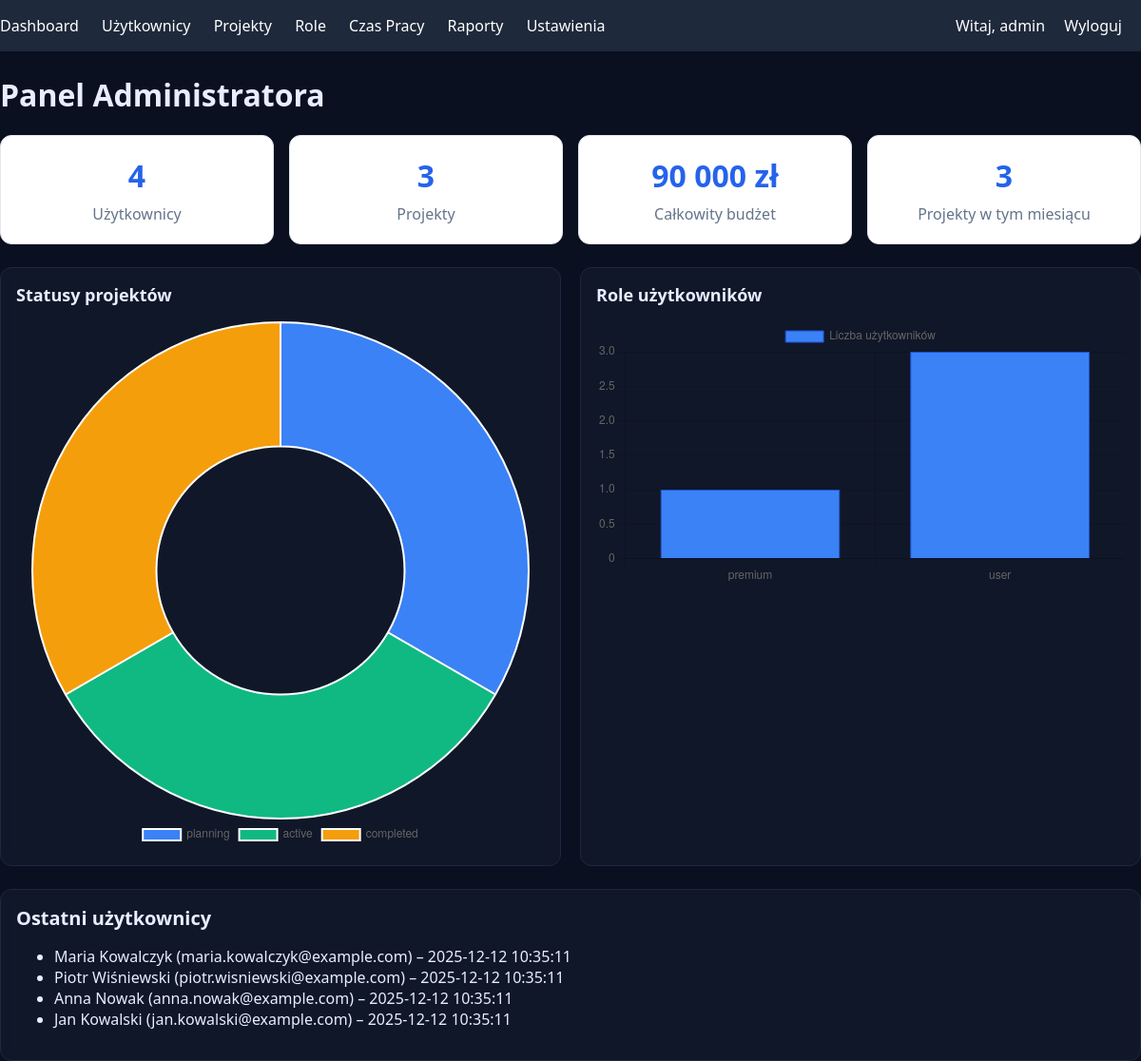
Screenshot of /admin (signed in) with the database file from the repository.
### tables this page shows
CREATE TABLE IF NOT EXISTS `users` (
  `id` INT UNSIGNED NOT NULL AUTO_INCREMENT,
  `name` VARCHAR(120) NOT NULL,
  `email` VARCHAR(190) NOT NULL UNIQUE,
  `created_at` TIMESTAMP NOT NULL DEFAULT CURRENT_TIMESTAMP,
  PRIMARY KEY (`id`)
);

### src/Controllers/Admin/AdminController.php (called while the page is built, shortened)
<?php declare(strict_types=1);
final class AdminController {
    public function dashboard(): void {
        $pdo = Database::getConnection($this->config['db']);
        $userModel = new User($pdo);
        $projectModel = new Project($pdo);
        $userRoleModel = new UserRole($pdo);
        $users = $userModel->getAll();
        $projects = $projectModel->getAll();
        $projectStats = $projectModel->getStats();
        $roleStats = $userRoleModel->getRoleStats();
        $title = 'Panel Administratora';
        require __DIR__ . '/../../Views/admin/dashboard.php';
    }
}

### src/Models/User.php (called while the page is built, shortened)
<?php
final class User {
    public function getAll(): array {
        $stmt = $this->pdo->query('SELECT id, name, email, department, position, hire_date, salary, is_active, created_at FROM users ORDER BY id DESC');
        return $stmt->fetchAll() ?: [];
    }
}

### src/Models/Project.php (called while the page is built, shortened)
<?php declare(strict_types=1);
final class Project {
    public function getAll(): array {
        $stmt = $this->pdo->query('
            SELECT p.*, a.username as created_by_name
            FROM projects p
            LEFT JOIN admins a ON p.created_by = a.id
            ORDER BY p.created_at DESC
        ');
        return $stmt->fetchAll() ?: [];
    }
    public function getStats(): array {
        $stats = [];
        $stmt = $this->pdo->query('SELECT status, COUNT(*) as count FROM projects GROUP BY status');
        $statusCounts = $stmt->fetchAll();
        $stats['by_status'] = array_column($statusCounts, 'count', 'status');
        $stmt = $this->pdo->query('SELECT SUM(budget) as total_budget FROM projects WHERE budget IS NOT NULL');
        $stats['total_budget'] = $stmt->fetchColumn() ?: 0;
        $stmt = $this->pdo->query('SELECT COUNT(*) as count FROM projects WHERE MONTH(created_at) = MONTH(NOW()) AND YEAR(created_at) = YEAR(NOW())');
        $stats['this_month'] = $stmt->fetchColumn() ?: 0;
        return $stats;
    }
}

### src/Models/UserRole.php (called while the page is built, shortened)
<?php declare(strict_types=1);
final class UserRole {
    public function getRoleStats(): array {
        $stmt = $this->pdo->query('
            SELECT
                COALESCE(ur.role, "user") as role,
                COUNT(*) as count
            FROM users u
            LEFT JOIN user_roles ur ON u.id = ur.user_id
            GROUP BY COALESCE(ur.role, "user")
        ');
        return $stmt->fetchAll() ?: [];
    }
}

### src/Views/admin/dashboard.php (the view, shortened to what this page needs)
<!doctype html>
<html lang="pl">
<head>
    <link rel="stylesheet" href="/css/style.css" />
</head>
<body>
    <nav class="admin-nav">
        <div class="container">
                  <div>
                      <a href="/admin">Dashboard</a>
                      <a href="/admin/users">Użytkownicy</a>
                      <a href="/admin/projects">Projekty</a>
                      <a href="/admin/user-roles">Role</a>
                      <a href="/admin/work-time">Czas Pracy</a>
                      <a href="/admin/reports">Raporty</a>
                      <a href="/admin/settings">Ustawienia</a>
                  </div>
            <div>
                <span>Witaj, <?= htmlspecialchars($_SESSION['admin_username'], ENT_QUOTES, 'UTF-8') ?></span>
                <a href="/logout" style="margin-left: 16px;">Wyloguj</a>
            </div>
        </div>
    </nav>
    <div class="container">
        <h1><?= htmlspecialchars($title, ENT_QUOTES, 'UTF-8') ?></h1>
        <div class="stats-grid">
            <div class="stat-card">
                <div class="stat-number"><?= count($users) ?></div>
                <div class="stat-label">Użytkownicy</div>
            </div>
            <div class="stat-card">
                <div class="stat-number"><?= count($projects) ?></div>
                <div class="stat-label">Projekty</div>
            </div>
            <div class="stat-card">
                <div class="stat-number"><?= number_format((float)$projectStats['total_budget'], 0, ',', ' ') ?> zł</div>
                <div class="stat-label">Całkowity budżet</div>
            </div>
            <div class="stat-card">
                <div class="stat-number"><?= $projectStats['this_month'] ?></div>
                <div class="stat-label">Projekty w tym miesiącu</div>
            </div>
        </div>
        <div class="charts-grid">
            <div class="card">
                <h3>Statusy projektów</h3>
                <canvas id="projectStatusChart" width="400" height="200"></canvas>
            </div>
            <div class="card">
                <h3>Role użytkowników</h3>
                <canvas id="userRolesChart" width="400" height="200"></canvas>
            </div>
        </div>
        <div class="card">
            <h2>Ostatni użytkownicy</h2>
            <?php if (!empty($users)): ?>
                <ul>
                    <?php foreach (array_slice($users, 0, 5) as $user): ?>
                        <li>
                            <?= htmlspecialchars($user['name'], ENT_QUOTES, 'UTF-8') ?>
                            (<?= htmlspecialchars($user['email'], ENT_QUOTES, 'UTF-8') ?>)
                            – <?= htmlspecialchars($user['created_at'], ENT_QUOTES, 'UTF-8') ?>
                        </li>
                    <?php endforeach; ?>
                </ul>
            <?php else: ?>
                <p>Brak użytkowników w systemie.</p>
            <?php endif; ?>
        </div>
    </div>
    <script>
        // Dane dla wykresów
        const projectStatusData = <?= json_encode($projectStats['by_status']) ?>;
        const userRolesData = <?= json_encode($roleStats) ?>;
        // Wykres statusów projektów
        const projectStatusCtx = document.getElementById('projectStatusChart').getContext('2d');
        new Chart(projectStatusCtx, {
            type: 'doughnut',
            data: {
                labels: Object.keys(projectStatusData),
                datasets: [{
                    data: Object.values(projectStatusData),
                    backgroundColor: ['#3b82f6', '#10b981', '#f59e0b', '#ef4444'],
                    borderWidth: 2
                }]
            },
            options: {
                responsive: true,
                plugins: {
                    legend: {
                        position: 'bottom'
                    }
                }
            }
        });
        // Wykres ról użytkowników
        const userRolesCtx = document.getElementById('userRolesChart').getContext('2d');
        new Chart(userRolesCtx, {
            type: 'bar',
            data: {
                labels: userRolesData.map(item => item.role),
                datasets: [{
                    label: 'Liczba użytkowników',
                    data: userRolesData.map(item => item.count),
                    backgroundColor: '#3b82f6',
                    borderColor: '#1d4ed8',
                    borderWidth: 1
                }]
            },
            options: {
                responsive: true,
                scales: {
                    y: {
                        beginAtZero: true
                    }
                }
            }
        });
    </script>
</body>
</html>

### public/index.php (shortened to what this page needs)
<?php declare(strict_types=1);
require __DIR__ . '/../includes/bootstrap.php';
spl_autoload_register(function (string $class): void {
    $prefix = 'App\\';
    $baseDir = __DIR__ . '/../src/';
    if (str_starts_with($class, $prefix)) {
        $relative = substr($class, strlen($prefix));
        $file = $baseDir . str_replace('\\', '/', $relative) . '.php';
    }
});
$uri = parse_url($_SERVER['REQUEST_URI'] ?? '/', PHP_URL_PATH) ?: '/';
switch ($uri) {
    case '/admin':
        (new AdminController($config))->dashboard();
        break;
}

### public/css/style.css (style rules this page uses)
:root { --bg:#0b1020; --card:#131a2b; --muted:#a0acc8; --text:#e8eeff; --accent:#4f7cff; --ok:#22c55e; --border:#1f2742; }
* { box-sizing:border-box; }
body { margin:0; font-family:system-ui,-apple-system,Segoe UI,Roboto,Ubuntu,Cantarell,Noto Sans,Helvetica,Arial,sans-serif; color:var(--text); background:var(--bg); }
.card { background:rgba(19,26,43,.75); border:1px solid var(--border); border-radius:12px; padding:16px; backdrop-filter: blur(6px); }
h2 { margin:0 0 12px; font-size:20px; }

### src/Views/admin/dashboard.php (style rules this page uses)
.admin-nav { background: #1e293b; color: white; padding: 16px 0; margin-bottom: 24px; }
.admin-nav .container { display: flex; justify-content: space-between; align-items: center; }
.admin-nav a { color: white; text-decoration: none; margin-right: 20px; }
.stats-grid { display: grid; grid-template-columns: repeat(auto-fit, minmax(200px, 1fr)); gap: 16px; margin-bottom: 24px; }
.stat-card { background: white; border: 1px solid #e2e8f0; border-radius: 12px; padding: 20px; text-align: center; }
.stat-number { font-size: 32px; font-weight: 700; color: #2563eb; }
.stat-label { color: #64748b; margin-top: 8px; }
.charts-grid { display: grid; grid-template-columns: 1fr 1fr; gap: 20px; margin-bottom: 24px; }
.card h3 { margin: 0 0 16px; font-size: 18px; }

### rows the page displays
users: name "Maria Kowalczyk", email "maria.kowalczyk@example.com", created_at "2025-12-12 10:35:11"
users: name "Piotr Wiśniewski", email "piotr.wisniewski@example.com", created_at "2025-12-12 10:35:11"
users: name "Anna Nowak", email "anna.nowak@example.com", created_at "2025-12-12 10:35:11"
users: name "Jan Kowalski", email "jan.kowalski@example.com", created_at "2025-12-12 10:35:11"

### other values shown
$_SESSION['admin_username'] "admin"
$title "Panel Administratora"
count($users) "4"
count($projects) "3"
$projectStats['total_budget'] "90 000"
$projectStats['this_month'] "3"
chart data {{ json_encode($projectStats['by_status']) }} {"planning":1,"active":1,"completed":1}
chart data {{ json_encode($roleStats) }} [{"role":"premium","count":1},{"role":"user","count":3}]
